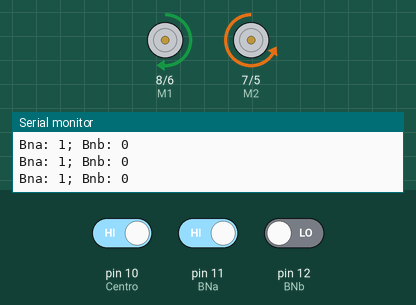
Bench run of a sketch on a simulated Arduino Uno, built with avr-gcc and run on an emulated ATmega328P. Shown: direction and speed pins drawn as motors (green arrow = direction pin HIGH = forward, orange = LOW = backward, longer = more drive), the last lines printed to the serial monitor. Inputs (shaded band) come from the test bench; at power-on: pin 11 (BNa) HIGH, pin 12 (BNb) LOW, pin 10 (Centro) HIGH.

Above: at 1.2 s.
1.3 s: pin 11 (BNa) driven LOW
At 2.0 s:
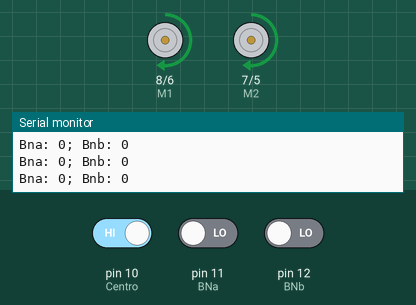
2.8 s: pin 12 (BNb) driven HIGH
At 3.7 s:
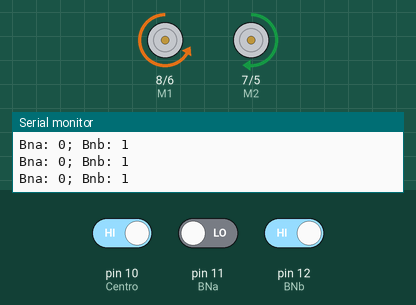
4.3 s: pin 10 (Centro) driven LOW
At 5.4 s:
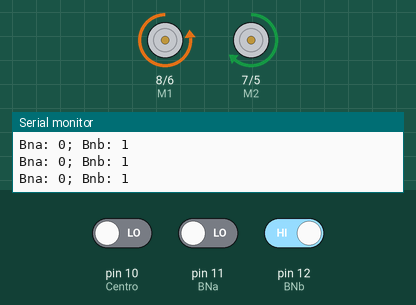
Timing chart, 0 to 7.3 s (numbered marks = the images above; inputs shaded):
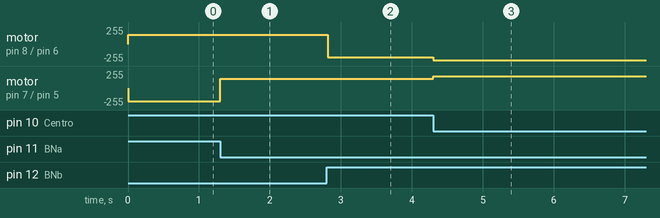

Measured:
- after the input at 1.3 s, motor on pin 7 (M2) / pin 5 (E2): backward 200/255 → forward 140/255 at once
- after the input at 2.8 s, motor on pin 8 (M1) / pin 6 (E1): forward 140/255 → backward 200/255 at once
- after the input at 4.3 s, motor on pin 8 (M1) / pin 6 (E1): backward 200/255 → backward 240/255 at once; motor on pin 7 (M2) / pin 5 (E2): forward 140/255 → forward 180/255 at once

The sketch:

SeguiLaLinea2.ino
```cpp
// nero = 0
// bianco = 1
int E1 = 6;
int E2 = 5;
int M1 = 8;
int M2 = 7;
int BNa = 11;
int BNb = 12;
int Centro = 10;
int Speed;
int Meta;

void setup()
{
  int i;
  for(i=5;i<=8;i++)
    pinMode(i, OUTPUT);
  pinMode(BNa, INPUT);
  pinMode(BNb, INPUT);
  pinMode(Centro, INPUT);

  Serial.begin(9600);
}
void STOP()
{
  analogWrite (E1,0);
  digitalWrite(M1,HIGH);
  analogWrite (E2,0);
  digitalWrite(M2,HIGH);
}
void destra()
{
  analogWrite (E1,Meta);
  digitalWrite(M1,LOW);
  analogWrite (E2,Speed);
  digitalWrite(M2,HIGH);
  //delay(30);
  //STOP();
}
void sinistra()
{
  analogWrite (E1,Speed);
  digitalWrite(M1,HIGH);
  analogWrite (E2, Meta);
  digitalWrite(M2,LOW);
  //delay(30);
  //STOP();
}
void dritto()
{
  analogWrite (E1,Speed);
  digitalWrite(M1,HIGH);
  analogWrite (E2,Speed);
  digitalWrite(M2,HIGH);
  //delay(30);
  //STOP();
}
void loop()
{
  int valBNa = digitalRead(BNa);
  int valBNb = digitalRead(BNb);
  int valCentro = digitalRead(Centro);


  Serial.print("Bna: ");
  Serial.print(valBNa);

  Serial.print("; Bnb: ");
  Serial.print(valBNb);
  Serial.println();

  if (valCentro == 0) {
    Speed = 180;
  } else {
    Speed = 140;
  }

  if (valBNa == 0 && valBNb == 1){
    //Speed = 70;
    Meta = Speed + 60;
      destra();
  } else if (valBNa == 1 && valBNb == 0) {
    //Speed = 70;
      Meta = Speed + 60;
      sinistra();
  } else if(valBNa == 0 && valBNb == 0) {
    dritto();
  } else {
    //Speed = 90;
      dritto();
  }
  delay(30);

}
```
